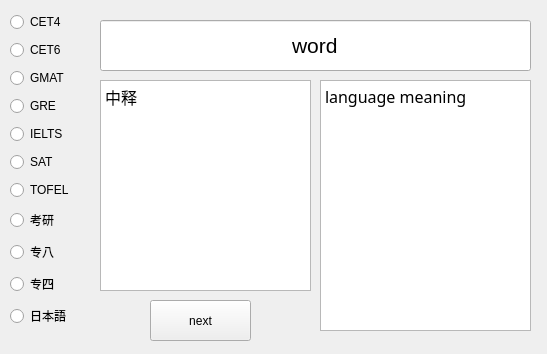
<?xml version="1.0" encoding="UTF-8"?>
<ui version="4.0">
 <class>offline</class>
 <widget class="QWidget" name="offline">
  <property name="geometry">
   <rect>
    <x>0</x>
    <y>0</y>
    <width>547</width>
    <height>354</height>
   </rect>
  </property>
  <property name="windowTitle">
   <string>Form</string>
  </property>
  <widget class="QWidget" name="verticalLayoutWidget">
   <property name="geometry">
    <rect>
     <x>10</x>
     <y>10</y>
     <width>81</width>
     <height>331</height>
    </rect>
   </property>
   <layout class="QVBoxLayout" name="verticalLayout">
    <item>
     <widget class="QRadioButton" name="eng1">
      <property name="text">
       <string>CET4</string>
      </property>
     </widget>
    </item>
    <item>
     <widget class="QRadioButton" name="eng2">
      <property name="text">
       <string>CET6</string>
      </property>
     </widget>
    </item>
    <item>
     <widget class="QRadioButton" name="eng3">
      <property name="text">
       <string>GMAT</string>
      </property>
     </widget>
    </item>
    <item>
     <widget class="QRadioButton" name="eng4">
      <property name="text">
       <string>GRE</string>
      </property>
     </widget>
    </item>
    <item>
     <widget class="QRadioButton" name="eng5">
      <property name="text">
       <string>IELTS</string>
      </property>
     </widget>
    </item>
    <item>
     <widget class="QRadioButton" name="eng6">
      <property name="text">
       <string>SAT</string>
      </property>
     </widget>
    </item>
    <item>
     <widget class="QRadioButton" name="eng7">
      <property name="text">
       <string>TOFEL</string>
      </property>
     </widget>
    </item>
    <item>
     <widget class="QRadioButton" name="eng8">
      <property name="text">
       <string>考研</string>
      </property>
     </widget>
    </item>
    <item>
     <widget class="QRadioButton" name="eng9">
      <property name="text">
       <string>专八</string>
      </property>
     </widget>
    </item>
    <item>
     <widget class="QRadioButton" name="eng10">
      <property name="text">
       <string>专四</string>
      </property>
     </widget>
    </item>
    <item>
     <widget class="QRadioButton" name="jap1">
      <property name="text">
       <string>日本語</string>
      </property>
     </widget>
    </item>
   </layout>
  </widget>
  <widget class="QLineEdit" name="word">
   <property name="geometry">
    <rect>
     <x>100</x>
     <y>20</y>
     <width>431</width>
     <height>51</height>
    </rect>
   </property>
   <property name="font">
    <font>
     <family>Arial</family>
     <pointsize>16</pointsize>
    </font>
   </property>
   <property name="contextMenuPolicy">
    <enum>Qt::DefaultContextMenu</enum>
   </property>
   <property name="acceptDrops">
    <bool>true</bool>
   </property>
   <property name="text">
    <string>word</string>
   </property>
   <property name="alignment">
    <set>Qt::AlignCenter</set>
   </property>
  </widget>
  <widget class="QPlainTextEdit" name="chinesemeaning">
   <property name="geometry">
    <rect>
     <x>100</x>
     <y>80</y>
     <width>211</width>
     <height>211</height>
    </rect>
   </property>
   <property name="font">
    <font>
     <family>Arial</family>
     <pointsize>12</pointsize>
    </font>
   </property>
   <property name="plainText">
    <string>中释</string>
   </property>
  </widget>
  <widget class="QPlainTextEdit" name="languagemeaning">
   <property name="geometry">
    <rect>
     <x>320</x>
     <y>80</y>
     <width>211</width>
     <height>251</height>
    </rect>
   </property>
   <property name="font">
    <font>
     <family>Book Antiqua</family>
     <pointsize>12</pointsize>
    </font>
   </property>
   <property name="plainText">
    <string>language meaning</string>
   </property>
  </widget>
  <widget class="QPushButton" name="next">
   <property name="geometry">
    <rect>
     <x>150</x>
     <y>300</y>
     <width>101</width>
     <height>41</height>
    </rect>
   </property>
   <property name="text">
    <string>next</string>
   </property>
  </widget>
 </widget>
 <resources/>
 <connections/>
</ui>
